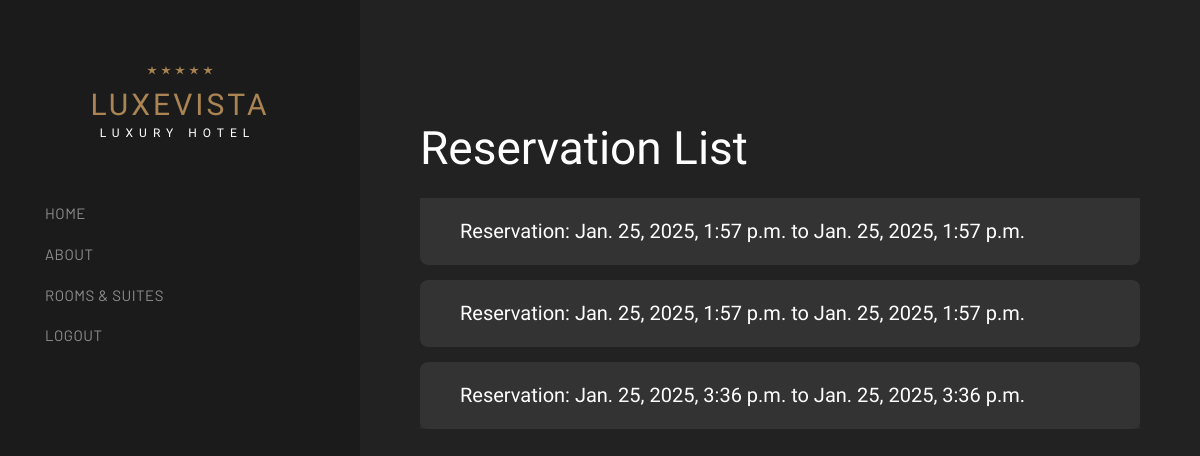
Page /reservations/ (signed in) on the earlier database version.
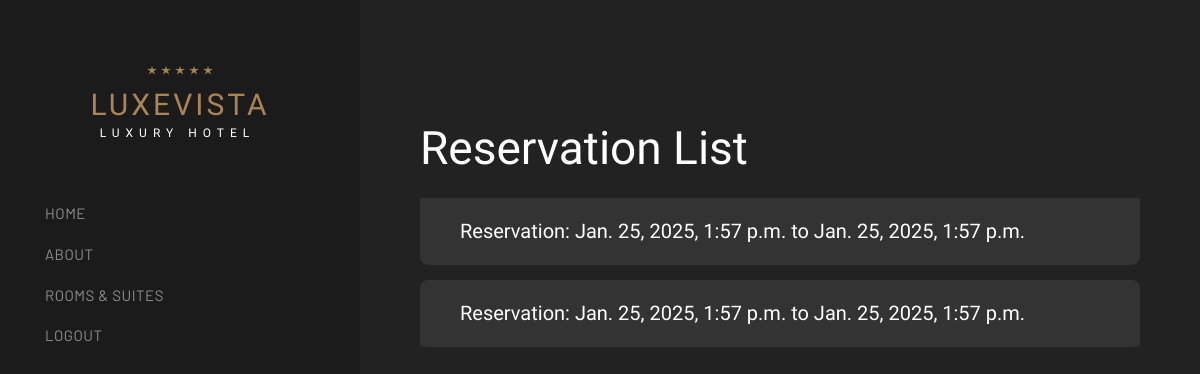
Same page on the later database version.
### base/models.py (models this page shows)
class Reservation(models.Model):
    class BookingStatus(models.TextChoices):
        PENDING = "PENDING", "Pending"
        CANCELLED = "CANCELLED", "Cancelled"
        BLOCKED = "BLOCKED", "Blocked"
    class PaymentMethod(models.TextChoices):
        UPI = "UPI", "UPI"
        CASH = "CASH", "Cash"
        CARD = "CARD", "Card"
    room = models.ForeignKey(Room, on_delete=models.CASCADE)
    customer = models.ForeignKey(User, on_delete=models.CASCADE)
    check_in = models.DateTimeField()
    check_out = models.DateTimeField()
    number_of_occupants = models.PositiveIntegerField(
        _("number of occupants"),
        validators=[MinValueValidator(1), MaxValueValidator(4)],
    )
    advance = models.PositiveIntegerField(
        _("advance amount"),
        validators=[MinValueValidator(2000)],
    )
    booked_from = models.DateTimeField()
    booked_till = models.DateTimeField()
    booked_time = models.DateTimeField(auto_now_add=True)
    isCancelled = models.BooleanField(default=False)
    method = models.CharField(choices=PaymentMethod.choices, max_length=10)
    payment_status = models.CharField(choices=PaymentStatus.choices, default=PaymentStatus.PENDING, max_length=10)

### base/views.py (the view)
# urls.py: path("reservations/", views.listReservations, name="list"),
@login_required(login_url="login")
def listReservations(request):
    reservations = Reservation.objects.filter(customer = request.user, isCancelled = False)
    return render(request, "base/list_reservations.html",{"reservations" : reservations})

### base/templates/base/list_reservations.html (shortened to what this page needs)
{% load static %}
<!DOCTYPE html>
<html lang="zxx">
<head>
    <link rel="stylesheet" href="{% static 'css/plugins.css' %}" />
    <link rel="stylesheet" href="{% static 'css/style.css' %}" />
</head>
<body data-spy="scroll" data-target=".navbar" data-offset="50">
    <aside id="cappa-aside">
        <div class="cappa-logo">
            <a href="{% url 'home' %}">
                <div> <i class="star"></i> <i class="star"></i> <i class="star"></i> <i class="star"></i> <i class="star"></i> </div>
                <h2>Luxevista<span>Luxury Hotel</span></h2>
            </a>
        </div>
        <nav class="cappa-main-menu">
            <ul>
                <li><a href="{% url 'home'%}">Home</a></li>
                <li><a href='{%url 'about' %}'>About</a></li>
                {%if request.user.is_authenticated%}
                    <li><a href='{%url 'hotel' 1 %}'> Rooms & Suites </a></li>
                    <li><a href="{% url 'logout'%}"> Logout</a></li>
                {%else%}
                    <li><a href="{% url 'login'%}"> Login</a></li>
                    <li><a href="{% url 'register_customer'%}"> Register</a></li>
                {%endif%}
            </ul>
        </nav>
    </aside>
    <div id="cappa-main">
        <section class="section-padding">
          <div class="container">
              <div class="row">
                  <div class="col-md-12 animate-box" data-animate-effect="fadeInUp">
                      <h2 class="section-title">Reservation List</h2>
                      {% if reservations %}
                          <div class="accordion-box" id="accordionExample">
                              {% for r in reservations %}
                                  <div class="accordion-item">
                                      <h2 class="accordion-header" id="heading{{ r.id }}">
                                          <button class="accordion-button" type="button" data-bs-toggle="collapse" data-bs-target="#collapse{{ r.id }}"
                                                  aria-expanded="false" aria-controls="collapse{{ r.id }}">
                                              Reservation: {{ r.booked_from }} to {{ r.booked_till }}
                                          </button>
                                      </h2>
                                  </div>
                              {% endfor %}
                          </div>
                      {% else %}
                          <p>No reservations found.</p>
                      {% endif %}
                  </div>
              </div>
          </div>
      </section>
    </div>
</body>
</body>
</html>

Differences in the rows shown:
no longer on this page (row edited): Reservation: booked_from "Jan. 25, 2025, 3:36 p.m.", booked_till "Jan. 25, 2025, 3:36 p.m."
